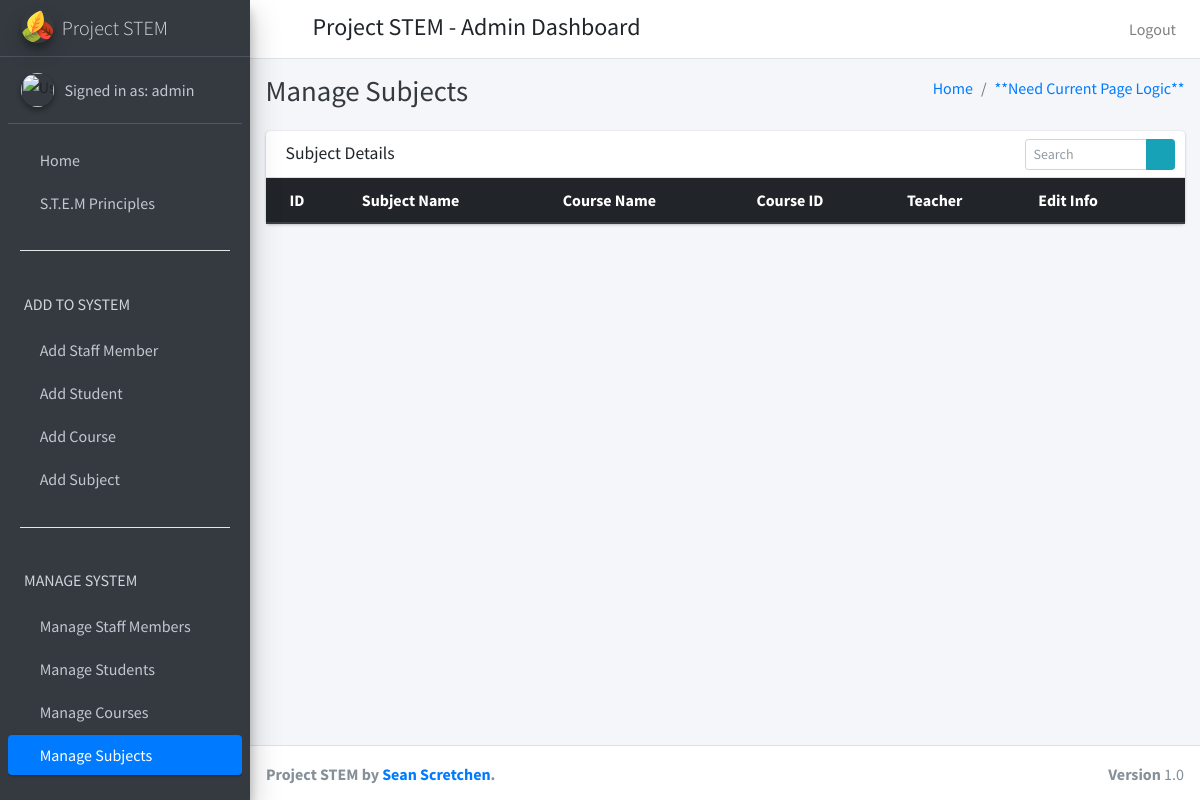
Before: /manage_subjects (signed in) with the older database file.
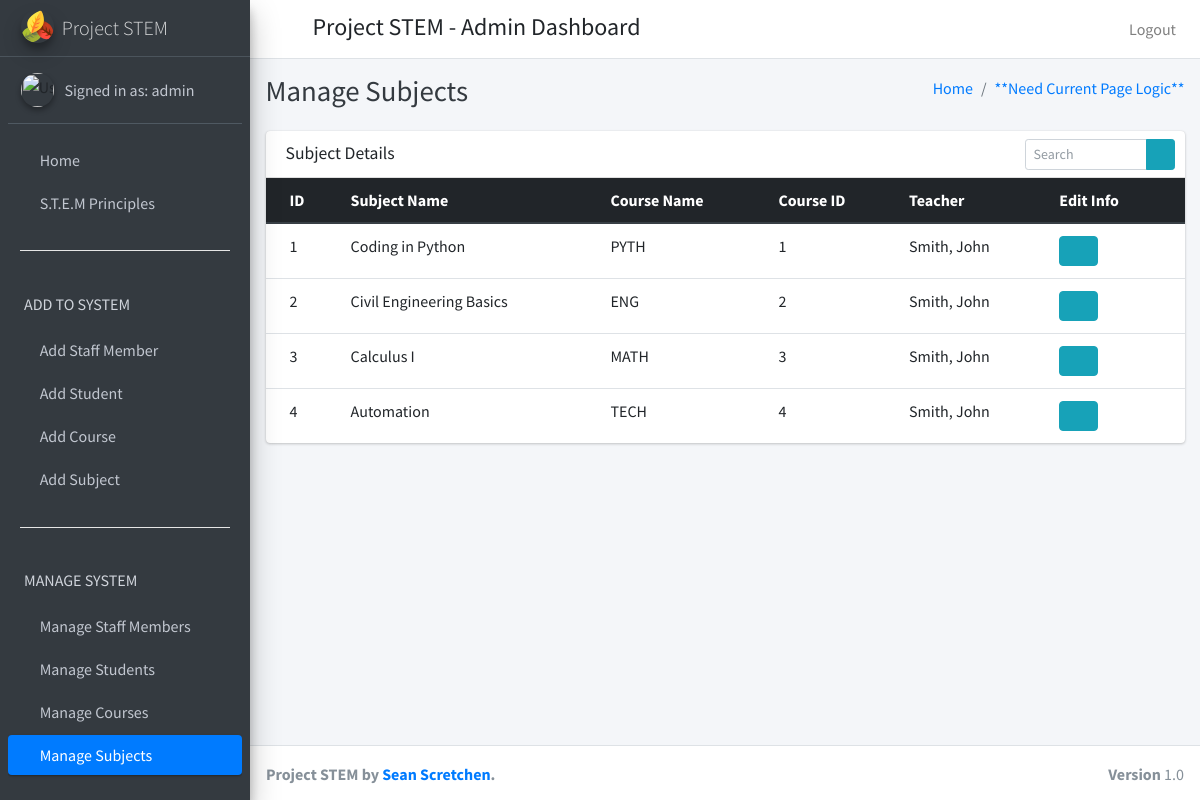
After: the same page with the newer database file.
### project_stem_app/models.py (models this page shows)
class CustomUser(AbstractUser):
    user_type_data = ((1, "HOD"), (2, "Staff"), (3, "Student"))
    user_type = models.CharField(default=1, choices=user_type_data, max_length=10)

class Subjects(models.Model):
    id = models.AutoField(primary_key=True)
    subject_name = models.CharField(max_length=255)
    course_id = models.ForeignKey(Courses, on_delete=models.CASCADE, default=1)
    staff_id = models.ForeignKey(CustomUser, on_delete=models.CASCADE)
    created_at = models.DateTimeField(auto_now_add=True)
    updated_at = models.DateTimeField(auto_now_add=True)
    objects = models.Manager()
    class Meta:
        verbose_name_plural = 'Subjects'

class Courses(models.Model):
    id = models.AutoField(primary_key=True)
    course_name = models.CharField(max_length=255)
    created_at = models.DateTimeField(auto_now_add=True)
    updated_at = models.DateTimeField(auto_now_add=True)
    objects = models.Manager()
    class Meta:
        verbose_name_plural = 'Courses'

### project_stem_app/admin_views.py (the view)
# urls.py: path('manage_subjects', admin_views.manage_subjects, name="manage_subjects"),
def manage_subjects(request):
    subjects = Subjects.objects.all()
    staff = Staff.objects.all()
    courses = Courses.objects.all()
    context = {
        'subjects': subjects,
        'courses': courses,
        'staff': staff,
    }
    return render(request, 'admin_template/manage_subjects.html', context)

### project_stem_app/templates/admin_template/manage_subjects.html (shortened to what this page needs)
{% extends 'admin_template/admin_base.html' %}
{% load static %}
{% block page_title %}Manage Subjects{% endblock %}
{% block content %}
<section class="content">
  <div class="container-fluid">
    <div class="row">
      <div class="col-12">
        <div class="card">
          <div class="card-header">
            <h3 class="card-title">Subject Details</h3>
            <div class="card-tools">
              <div class="input-group input-group-sm" style="width: 150px;">
                <input type="text" name="table_search" class="form-control float-right" placeholder="Search">
                <div class="input-group-append">
                  <button type="submit" class="btn btn-info"><i class="fas fa-search"></i></button>
                </div>
              </div>
            </div>
          </div>
          <div class="card-body table-responsive p-0">
            <table class="table table-hover text-nowrap">
              <thead class="thead-dark">
                <tr>
                  <th>ID</th>
                  <th>Subject Name</th>
                  <th>Course Name</th>
                  <th>Course ID</th>
                  <th>Teacher</th>
                  <th>Edit Info</th>
                </tr>
              </thead>
              <tbody>
                {% for subject in subjects %}
                <tr>
                  <td>{{ subject.id }}</td>
                  <td>{{ subject.subject_name }}</td>
                  <td>{{ subject.course_id.course_name }}</td>
                  <td>{{ subject.course_id.id }}</td>
                  <td>{{ subject.staff_id.last_name }}, {{ subject.staff_id.first_name }}</td>
                  <td><a href="{% url 'edit_subject' subject.id %}" class="btn btn-info"><i class="fas fa-edit"></i></a></td>
                </tr>
                {% endfor %}
              </tbody>
            </table>
          </div>
        </div>
      </div>
    </div>
  </div>
</section>
{% endblock %}

### project_stem_app/templates/admin_template/admin_base.html (shortened to what this page needs)
{% load static %}
<html>
<head>
  <link rel="stylesheet" href="{% static 'plugins/fontawesome-free/css/all.min.css' %}">
  <link rel="stylesheet" href="https://code.ionicframework.com/ionicons/2.0.1/css/ionicons.min.css">
  <link rel="stylesheet" href="{% static 'plugins/tempusdominus-bootstrap-4/css/tempusdominus-bootstrap-4.min.css' %}">
  <link rel="stylesheet" href="{% static 'plugins/icheck-bootstrap/icheck-bootstrap.min.css' %}">
  <link rel="stylesheet" href="{% static 'plugins/jqvmap/jqvmap.min.css' %}">
  <link rel="stylesheet" href="{% static 'dist/css/adminlte.min.css' %}">
  <link rel="stylesheet" href="{% static 'plugins/overlayScrollbars/css/OverlayScrollbars.min.css' %}">
  <link rel="stylesheet" href="{% static 'plugins/daterangepicker/daterangepicker.css' %}">
  <link rel="stylesheet" href="{% static 'plugins/summernote/summernote-bs4.css' %}">
</head>
<body class="hold-transition sidebar-mini layout-fixed">
<div class="wrapper">
  <nav class="main-header navbar navbar-expand navbar-white navbar-light">
    <ul class="navbar-nav">
      <li class="nav-item">
        <a class="nav-link" data-widget="pushmenu" href="#"><i class="fas fa-bars"></i></a>
      </li>
    </ul>
    <h4 style="margin-left:10px;margin-top:5px;">Project STEM - Admin Dashboard</h4>
    <ul class="navbar-nav ml-auto">
      <li class="nav-item">
        <a class="nav-link" href="{% url 'logout_user' %}"><i class="fas fa-sign-out-alt"></i> Logout</a>
      </li>
    </ul>
  </nav>
  {% include 'admin_template/sidebar.html' with user=user id=id %}
  <div class="content-wrapper">
    <div class="content-header">
      <div class="container-fluid">
        <div class="row mb-2">
          <div class="col-sm-6">
            <h1 class="m-0 text-dark">{% block page_title %}{% endblock %}</h1>
          </div>
          <div class="col-sm-6">
            <ol class="breadcrumb float-sm-right">
              <li class="breadcrumb-item"><a href="{% url 'admin_home' %}">Home</a></li>
              <li class="breadcrumb-item"><a href="{% url 'admin_home' %}">**Need Current Page Logic**</a></li>
            </ol>
          </div>
        </div>
      </div>
    </div>
    {% block content %}
    {% endblock %}
  </div>
  {% include 'admin_template/footer.html' %}
</div>
</body>
</html>

### project_stem_app/templates/admin_template/sidebar.html (shortened to what this page needs)
{% load static %}
<aside class="main-sidebar sidebar-dark-primary elevation-4">
  <a href="#" class="brand-link">
    <img src="{% static 'dist/img/leaves.svg' %}" alt="Logo" class="brand-image img-circle elevation-3">
    <span class="brand-text font-weight-light">Project STEM</span>
  </a>
  <div class="sidebar">
    <div class="user-panel mt-3 pb-3 mb-3 d-flex">
      <div class="image">
        <img src="#" class="img-circle elevation-2" alt="User Image">
      </div>
      <div class="info">
        <a href="{% url 'admin_profile' %}" class="d-block">Signed in as: {{ user.username }}</a>
      </div>
    </div>
    <nav class="mt-2">
      <ul class="nav nav-pills nav-sidebar flex-column" data-widget="treeview" role="menu" data-accordion="false">
        <li class="nav-item">
          {% url 'admin_home' as admin_home %}
          <a href="{% url 'admin_home' %}"
          class="nav-link {% if request.path == admin_home %} active {% endif  %}">
          <i class="fas fa-home"></i>
          <p>
            Home
          </p>
        </a>
      </li>
      <li class="nav-item">
        <a href="#" class="nav-link">
          <i class="fas fa-atom"></i>
          <p>
            S.T.E.M Principles
          </p>
        </a>
      </li>
      <br>
      <hr style="width:90%;text-align:left;margin-top:0" color="white">
      <li class="nav-header"><h6>ADD TO SYSTEM</h6></li>
      <li class="nav-item">
        {% url 'add_staff' as add_staff %}
        <a href="{% url 'add_staff' %}"
        class="nav-link {% if request.path == add_staff %} active {% endif  %}">
        <i class="fas fa-chalkboard-teacher"></i>
        <p>
          Add Staff Member
        </p>
      </a>
    </li>
    <li class="nav-item">
      {% url 'add_student' as add_student %}
      <a href="{% url 'add_student' %}"
      class="nav-link {% if request.path == add_student %} active {% endif  %}">
      <i class="fas fa-book-reader"></i>
      <p>
        Add Student
      </p>
    </a>
  </li>
  <li class="nav-item">
    {% url 'add_course' as add_course %}
    <a href="{% url 'add_course' %}"
    class="nav-link {% if request.path == add_course %} active {% endif  %}">
    <i class="fas fa-school"></i>
    <p>
      Add Course
    </p>
  </a>
</li>
<li class="nav-item">
  {% url 'add_subject' as add_subject %}
  <a href="{% url 'add_subject' %}"
  class="nav-link {% if request.path == add_subject %} active {% endif  %}">
  <i class="fas fa-square-root-alt"></i>
  <p>
    Add Subject
  </p>
</a>
</li>
<br>
<hr style="width:90%;text-align:left;margin-top:0" color="white">
<li class="nav-header"><h6>MANAGE SYSTEM</h6></li>
<li class="nav-item">
  {% url 'manage_staff' as manage_staff %}
  {% url 'edit_staff' staff_id=id as edit_staff %}
  <a href="{% url 'manage_staff' %}"
  class="nav-link
  {% if request.path == edit_staff %} active {% endif  %}">
  <i class="fas fa-chalkboard-teacher"></i>
  <p>
    Manage Staff Members
  </p>
</a>
</li>
<li class="nav-item">
  {% url 'manage_students' as manage_students %}
  {% url 'edit_student' student_id=id as edit_student %}
  <a href="{% url 'manage_students' %}"
  class="nav-link
  {% if request.path == edit_student %} active {% endif  %}">
  <i class="fas fa-book-reader"></i>
  <p>
    Manage Students
  </p>
</a>
</li>
<li class="nav-item">
  {% url 'manage_courses' as manage_courses %}
  {% url 'edit_course' course_id=id as edit_course %}
  <a href="{% url 'manage_courses' %}"
  class="nav-link
  {% if request.path == edit_course %} active {% endif  %}">
  <i class="fas fa-school"></i>
  <p>
    Manage Courses
  </p>
</a>
</li>
<li class="nav-item">
  {% url 'manage_subjects' as manage_subjects %}
  {% url 'edit_subject' subject_id=id as edit_subject %}
  <a href="{% url 'manage_subjects'  %}"
  class="nav-link
  {% if request.path == manage_subjects %} active {% endif  %}
  {% if request.path == edit_subject %} active {% endif  %}">
  <i class="fas fa-square-root-alt"></i>
  <p>
    Manage Subjects
  </p>
</a>
</li>
<li class="nav-item">
  {% url 'manage_session' as manage_session %}
  <a href="{% url 'manage_session'  %}"
  class="nav-link
  {% if request.path == manage_session %} active {% endif  %}">
  <i class="fas fa-calendar"></i>
  <p>
  </p>
</a>
</li>
<br>
<br>
<br>
<br>
</ul>
</nav>
</div>
</aside>

### project_stem_app/templates/admin_template/footer.html
{% load static %}
<footer class="main-footer">
  <strong>Project STEM by <a href="https://scretch.pythonanywhere.com/">Sean Scretchen</a>.</strong>
  <div class="float-right d-none d-sm-inline-block">
    <b>Version</b> 1.0
  </div>
</footer>

Changed rows visible on the page:
added Subjects: id "1", subject_name "Coding in Python", course_id.course_name "PYTH", course_id.id "1", staff_id.last_name "Smith", staff_id.first_name "John"
added Subjects: id "2", subject_name "Civil Engineering Basics", course_id.course_name "ENG", course_id.id "2", staff_id.last_name "Smith", staff_id.first_name "John"
added Subjects: id "3", subject_name "Calculus I", course_id.course_name "MATH", course_id.id "3", staff_id.last_name "Smith", staff_id.first_name "John"
added Subjects: id "4", subject_name "Automation", course_id.course_name "TECH", course_id.id "4", staff_id.last_name "Smith", staff_id.first_name "John"
